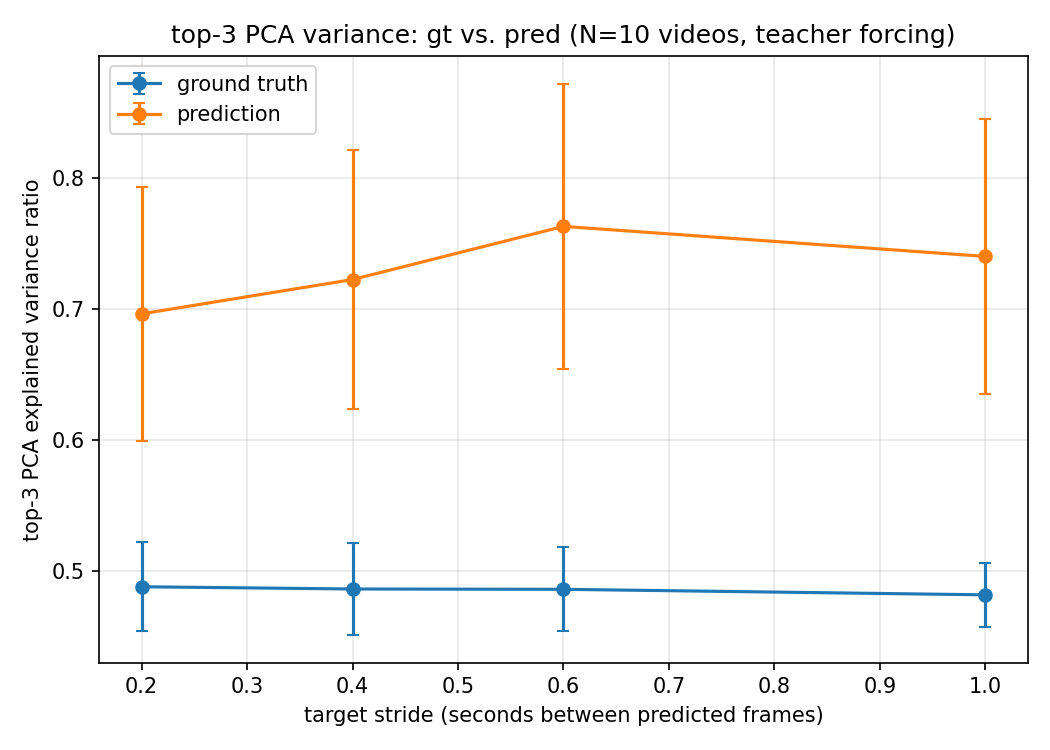

This figure's Python source:
"""How much of the (top-3 PCA) variance in ground-truth DINOv2 embeddings survives
in the model's teacher-forced predictions, and how does that change as the
target-frame stride (seconds between predicted frames) grows?

For each stride in STRIDES:
  - sample N_VIDEOS videos from the eval CSV, each with a random start point
  - build a clip of C context frames (gaps drawn from [CTX_MIN_STRIDE, CTX_MAX_STRIDE],
    same distribution the model was trained on) followed by S target frames spaced
    exactly `stride` seconds apart
  - run `teacher_forcing_rollout_repr` to get pred/gt patch-token embeddings (D=384)
  - for every target frame, fit PCA(3) separately on that frame's gt patch tokens and
    on its pred patch tokens, and take the fraction of variance the top 3 components
    explain
  - average that fraction over the S frames of a video, then over all videos

Produces one curve for gt and one for pred, variance-explained vs. stride.
Run from `src/` (same working-directory convention as inference.ipynb) so the
`from models.rvm_tf import RecurrentWorldModel` import resolves.
"""

import json
import os

import cv2
import matplotlib.pyplot as plt
import numpy as np
import pandas as pd
import torch
import yaml
from decord import VideoReader, cpu
from sklearn.decomposition import PCA
from tqdm import tqdm

from models.rvm_tf import RecurrentWorldModel

# ----------------------------------------------------------------------------- config

CSV_PATH = "/home/ego4d/data/v2/video_540ss_splits/test_ego4d.csv"
CONFIG_PATH = "/home/rvm/configs/train_ema.yaml"
CKPT_PATH = "/home/rvm/checkpoints/checkpoints_rwm/full_context/model_epoch1_step3900.pth"

N_VIDEOS = 320
BATCH_SIZE = 32  # videos per forward pass -- raise if GPU/RAM has headroom
STRIDES = [0.2, 0.4, 0.6, 1.0]  # seconds between target frames, swept

C = 5  # context frames
S = 5  # target (predicted) frames
CTX_MIN_STRIDE = 0.2  # seconds, context-frame gaps -- same range the model trained on
CTX_MAX_STRIDE = 0.4

FRAME_SIZE = (252, 252)  # must match encoder patch_size=14 -> 18x18=324 patch grid
SEED = 42
N_PCA_COMPONENTS = 3
POOL_MULTIPLIER = 3  # candidate pool = min(len(csv), POOL_MULTIPLIER * N_VIDEOS), to
                      # absorb videos that are too short / fail to decode at a given stride

DEVICE = "cuda"
OUT_DIR = os.path.dirname(os.path.abspath(__file__))


# ----------------------------------------------------------------------------- model

def load_model():
    with open(CONFIG_PATH, "r") as f:
        config = yaml.safe_load(f)
    model = RecurrentWorldModel(**config.get("model", {}))
    ckpt = torch.load(CKPT_PATH, map_location="cpu", weights_only=False)
    model.load_state_dict(ckpt["model"])
    model = model.to(DEVICE).eval()
    return model


# ----------------------------------------------------------------------------- data

def sample_indices(num_frames, fps, stride_sec, rng):
    """C context frames (gaps ~ [CTX_MIN_STRIDE, CTX_MAX_STRIDE]) followed by S
    target frames spaced exactly `stride_sec` apart, starting at a random offset.
    Returns (C+S,) frame indices, or None if the video is too short."""

    def to_frames(seconds):
        return max(1, round(seconds * fps))

    ctx_lo = to_frames(CTX_MIN_STRIDE)
    ctx_hi = max(ctx_lo, to_frames(CTX_MAX_STRIDE))
    tgt_gap = to_frames(stride_sec)

    ctx_gaps = rng.integers(ctx_lo, ctx_hi + 1, size=C - 1)
    tgt_gaps = np.full(S, tgt_gap, dtype=np.int64)
    gaps = np.concatenate([ctx_gaps, tgt_gaps])

    span = int(gaps.sum())
    if span >= num_frames:
        return None
    offset = int(rng.integers(0, num_frames - span))
    indices = offset + np.concatenate([[0], np.cumsum(gaps)])
    return indices.astype(np.int64)


def load_clip(path, indices):
    """(C+S,) frame indices -> float32 tensor (C+S, 3, H, W) in [0, 1], RGB."""
    vr = VideoReader(path, num_threads=1, ctx=cpu(0))
    buffer = vr.get_batch(indices).asnumpy()  # (T, H, W, 3) uint8 RGB
    out = np.empty((buffer.shape[0], FRAME_SIZE[0], FRAME_SIZE[1], 3), dtype=np.uint8)
    for t in range(buffer.shape[0]):
        out[t] = cv2.resize(buffer[t], (FRAME_SIZE[1], FRAME_SIZE[0]), interpolation=cv2.INTER_AREA)
    frames = out.astype(np.float32) / 255.0
    frames = torch.from_numpy(frames).permute(0, 3, 1, 2).contiguous()  # (T, 3, H, W)
    return frames


# ----------------------------------------------------------------------------- pca

def pca_top3_ratio(points: np.ndarray) -> float:
    """points: (num_tokens, D). Fraction of total variance the top-3 PCs explain."""
    return float(PCA(n_components=N_PCA_COMPONENTS).fit(points).explained_variance_ratio_.sum())


# ----------------------------------------------------------------------------- main

def run_stride(model, df, stride_sec):
    gt_scores, pred_scores = [], []
    n_success = 0
    batch_clips, batch_times = [], []  # accumulated until BATCH_SIZE, then sent together

    pbar = tqdm(total=min(len(df), N_VIDEOS), desc=f"stride={stride_sec}s")

    def flush_batch():
        nonlocal n_success
        if not batch_clips:
            return
        clip_batch = torch.stack(batch_clips, dim=0)                       # (b, C+S, 3, H, W)
        time_batch = torch.from_numpy(np.stack(batch_times).astype(np.float32))  # (b, C+S)

        context = clip_batch[:, :C].to(DEVICE)
        targets = clip_batch[:, C:].to(DEVICE)
        context_times = time_batch[:, :C].to(DEVICE)
        target_times = time_batch[:, C:].to(DEVICE)

        with torch.no_grad():
            out = model.teacher_forcing_rollout_repr(
                context=context,
                targets=targets,
                context_times=context_times,
                target_times=target_times,
            )

        pred = out["pred"][:, :, 1:, :].cpu().numpy()          # (b, S, P, D), CLS dropped
        gt = out["target_feat"][:, :, 1:, :].cpu().numpy()     # (b, S, P, D)

        for b in range(clip_batch.shape[0]):
            frame_gt_scores = [pca_top3_ratio(gt[b, s]) for s in range(S)]
            frame_pred_scores = [pca_top3_ratio(pred[b, s]) for s in range(S)]
            gt_scores.append(float(np.mean(frame_gt_scores)))
            pred_scores.append(float(np.mean(frame_pred_scores)))
            n_success += 1
            pbar.update(1)
            pbar.set_postfix(gt=np.mean(gt_scores), pred=np.mean(pred_scores))

        batch_clips.clear()
        batch_times.clear()

    for row_idx, row in df.iterrows():
        if n_success + len(batch_clips) >= N_VIDEOS:
            break

        path = str(row["path"]).strip()
        if not path or "drawing" in path or not os.path.exists(path):
            continue

        num_frames = int(float(row["num_frames"]))
        fps = float(row.get("fps") or 0.0)
        if fps <= 0:
            continue

        rng = np.random.default_rng(row_idx)  # fixed per video -> same offset/context
                                               # gaps reused across every stride value
        indices = sample_indices(num_frames, fps, stride_sec, rng)
        if indices is None:
            continue

        try:
            clip = load_clip(path, indices)  # (C+S, 3, H, W)
        except Exception as e:
            print(f"  [skip] decode failed {path}: {e}")
            continue

        batch_clips.append(clip)
        batch_times.append(indices / fps)
        if len(batch_clips) == BATCH_SIZE:
            flush_batch()

    flush_batch()  # remainder smaller than BATCH_SIZE
    pbar.close()
    return gt_scores, pred_scores


def main():
    df = pd.read_csv(CSV_PATH)
    pool_size = min(len(df), POOL_MULTIPLIER * N_VIDEOS)
    df = df.sample(n=pool_size, random_state=SEED).reset_index(drop=True)

    model = load_model()

    results = {}
    for stride in STRIDES:
        print(f"\n=== stride={stride}s ===")
        gt_scores, pred_scores = run_stride(model, df, stride)
        print(f"  videos used: {len(gt_scores)}/{N_VIDEOS}")
        print(f"  gt   top-3 variance explained: {np.mean(gt_scores):.4f} +- {np.std(gt_scores):.4f}")
        print(f"  pred top-3 variance explained: {np.mean(pred_scores):.4f} +- {np.std(pred_scores):.4f}")
        results[stride] = {
            "n_videos": len(gt_scores),
            "gt_mean": float(np.mean(gt_scores)),
            "gt_std": float(np.std(gt_scores)),
            "pred_mean": float(np.mean(pred_scores)),
            "pred_std": float(np.std(pred_scores)),
            "gt_scores": gt_scores,
            "pred_scores": pred_scores,
        }

    json_path = os.path.join(OUT_DIR, "pca_variance_vs_stride.json")
    with open(json_path, "w") as f:
        json.dump(results, f, indent=2)
    print(f"\nsaved raw results -> {json_path}")

    strides_sorted = sorted(results.keys())
    gt_means = [results[s]["gt_mean"] for s in strides_sorted]
    gt_stds = [results[s]["gt_std"] for s in strides_sorted]
    pred_means = [results[s]["pred_mean"] for s in strides_sorted]
    pred_stds = [results[s]["pred_std"] for s in strides_sorted]

    fig, ax = plt.subplots(figsize=(7, 5))
    ax.errorbar(strides_sorted, gt_means, yerr=gt_stds, marker="o", capsize=3, label="ground truth")
    ax.errorbar(strides_sorted, pred_means, yerr=pred_stds, marker="o", capsize=3, label="prediction")
    ax.set_xlabel("target stride (seconds between predicted frames)")
    ax.set_ylabel("top-3 PCA explained variance ratio")
    ax.set_title(f"top-3 PCA variance: gt vs. pred (N={N_VIDEOS} videos, teacher forcing)")
    ax.legend()
    ax.grid(alpha=0.3)
    fig.tight_layout()

    png_path = os.path.join(OUT_DIR, "pca_variance_vs_stride.png")
    fig.savefig(png_path, dpi=150)
    print(f"saved plot -> {png_path}")


if __name__ == "__main__":
    main()
